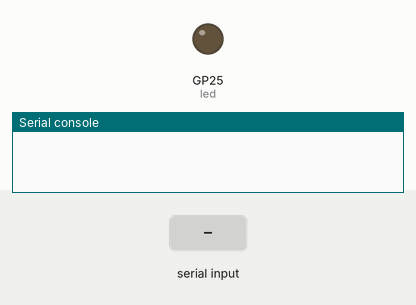
Simulated run of this program. Board: Raspberry Pi Pico running MicroPython. Shown: output pins drawn as LEDs (lit = HIGH), the last lines printed to the serial console. Inputs (shaded band) come from the test bench.

Above: at 1.2 s.
1.3 s: "1" received over the second serial link
At 2.5 s:
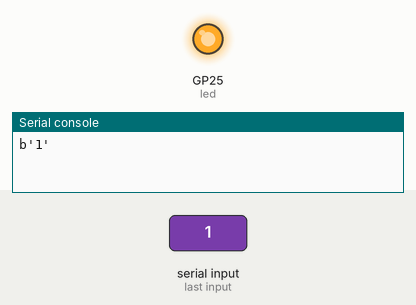
3.5 s: "0" received over the second serial link
At 5.2 s:
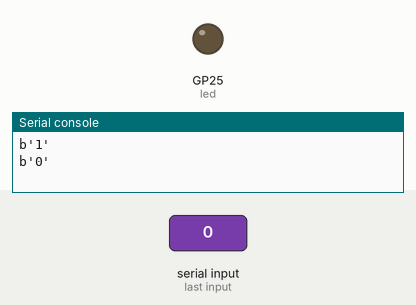
5.5 s: "2" received over the second serial link
At 6.8 s:
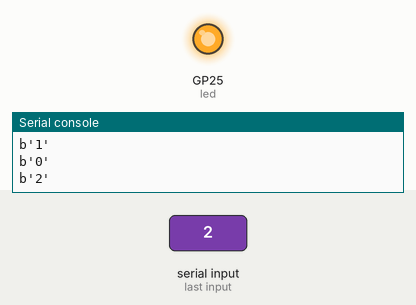
Timing chart, 0 to 8.5 s (numbered marks = the images above; inputs shaded):
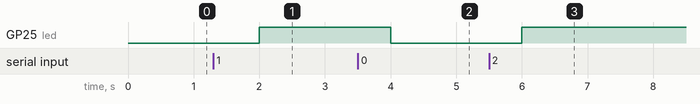

The program:

UART_Read.py
```python
from machine import Pin,UART
import time

uart = UART(1,baudrate = 2400, tx = Pin(8), rx = Pin(9))
uart.init(bits = 8, parity = None,stop = 2)
led = Pin("LED", Pin.OUT)
while True:
    if uart.any():
        data = uart.read()
        print(data)
        led.toggle()
    time.sleep(1)
```

Measured:
- after the input at 1.3 s, GP25 (led): LOW → HIGH after 0.70 s
- after the input at 3.5 s, GP25 (led): HIGH → LOW after 0.50 s
- after the input at 5.5 s, GP25 (led): LOW → HIGH after 0.50 s
